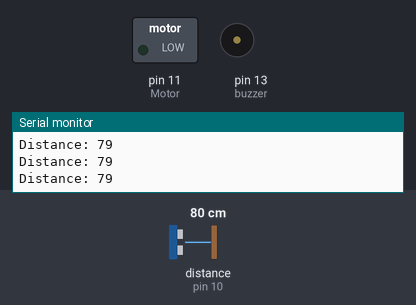
The sketch below on a simulated Arduino Uno, built with avr-gcc and run on an emulated ATmega328P. Shown: switched loads named in the sketch (green lamp = pin HIGH), buzzer (waves = sounding, pin HIGH), the last lines printed to the serial monitor. Wiring (inferred from the names in the program): ultrasonic range finder: trigger pin 9; echo pin 10. The test bench sets the inputs (shaded band); at power-on: distance to the obstacle (sensor on pin 10) 80 cm. The echo pulse lasts 58.3 µs per cm; pins used as bus, display or sensor lines are not drawn.

Above: at 1.2 s.
1.3 s: distance to the obstacle (sensor on pin 10) set to 8 cm
4.3 s: distance to the obstacle (sensor on pin 10) set to 5 cm
At 5.3 s:
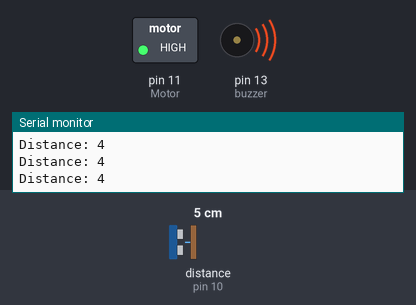
5.8 s: distance to the obstacle (sensor on pin 10) set to 9 cm
At 6.5 s:
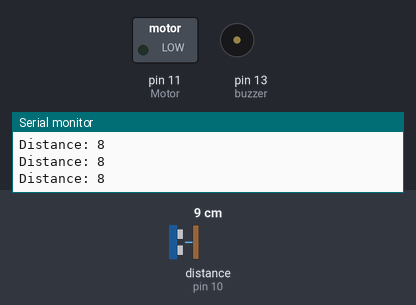
8.8 s: distance to the obstacle (sensor on pin 10) set to 2 cm
At 10.0 s:
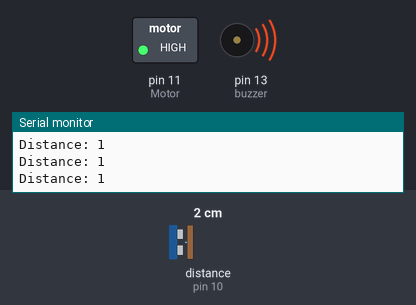
Timing chart, 0 to 11.8 s (numbered marks = the images above; inputs shaded):
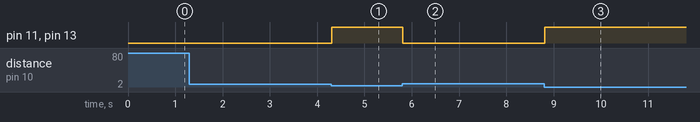

Measured:
- the behaviour switches between 7 and 6 cm on distance to the obstacle (sensor on pin 10) (found by bisection; images 0 and 1)
- after the input at 4.3 s, pin 11 (Motor), pin 13 (buzzer): LOW → HIGH at once
- after the input at 5.8 s, pin 11 (Motor), pin 13 (buzzer): HIGH → LOW at once
- after the input at 8.8 s, pin 11 (Motor), pin 13 (buzzer): LOW → HIGH at once

The sketch:

distance_detector.ino
```cpp
const int trigPin = 9;
const int echoPin = 10;
const int Motor = 11;
const int buzzer = 13;
long duration;
int distance;
int safetyDistance;

void setup()
{
    pinMode(buzzer, OUTPUT);
    pinMode(Motor, OUTPUT);
    pinMode(trigPin, OUTPUT);
    pinMode(echoPin, INPUT);
    Serial.begin(9600);
}

void loop()
{
dos();
}
void dos()
{
    digitalWrite(trigPin, LOW);
    delayMicroseconds(2);

    digitalWrite(trigPin, HIGH);
    delayMicroseconds(10);
    digitalWrite(trigPin, LOW);

    duration = pulseIn(echoPin, HIGH);

    distance = duration * 0.034 / 2;

    safetyDistance = distance;
    if (safetyDistance <= 5)
    {
        digitalWrite(buzzer, HIGH);
        digitalWrite(Motor, HIGH);
    }
    else
    {
        digitalWrite(buzzer, LOW);
        digitalWrite(Motor, LOW);
    }

    Serial.print("Distance: ");
    Serial.println(distance);
}
```
